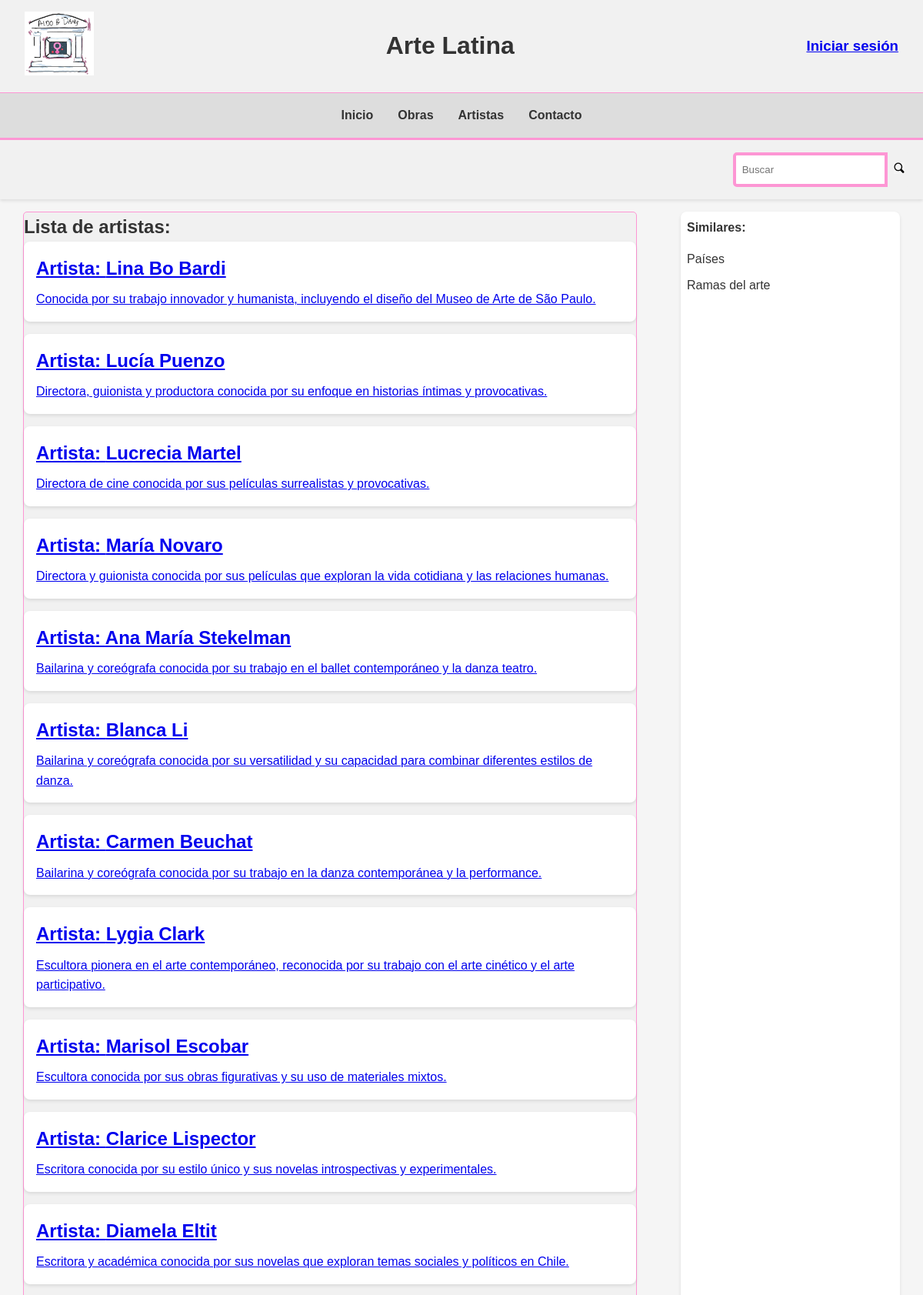
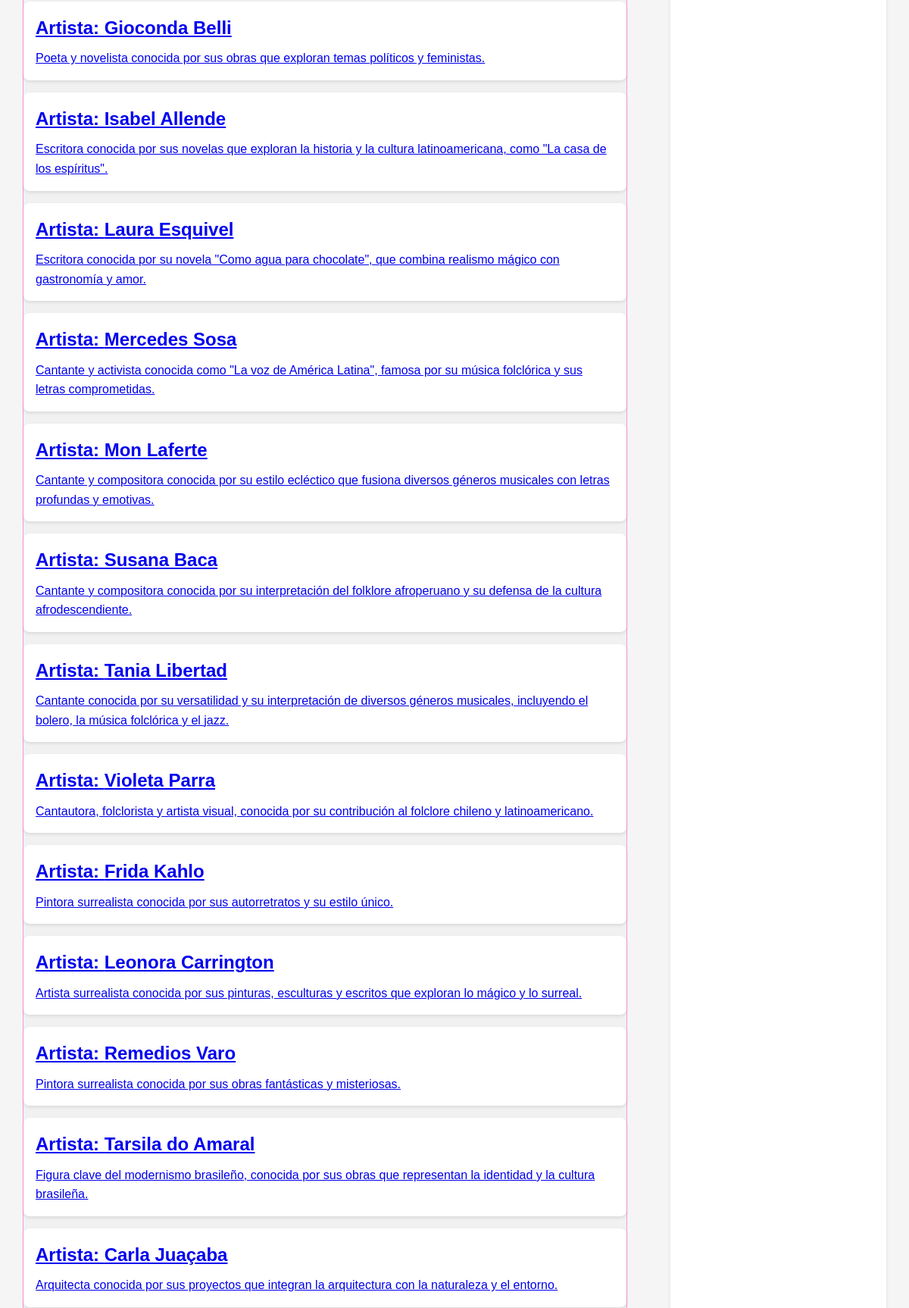
Page /artista.php (upper part) on the committed database (2 pictures, top to bottom).
### tables this page shows
CREATE TABLE artista (
    id_artista INT NOT NULL AUTO_INCREMENT PRIMARY KEY,
    nombre varchar(100),
    id_tipo_arte INT,
    fecha_nac DATE,
    id_pais INT,
    descripcion varchar(500)
);

### artista.php (the view, shortened to what this page needs)
<?php
    try{
        require_once 'includes/dbh-inc.php';
        $query = "SELECT * FROM artista";
        if(!empty($_GET["artista"])){
            $artista = $_GET["artista"];
            $query = $query . " WHERE nombre = ?;";
            $stmt = $pdo->prepare($query);
            $stmt->execute([$artista]);
            $respuesta = $stmt->fetch(PDO::FETCH_ASSOC);
            $query_pais = "SELECT nombre_pais FROM pais WHERE id_pais = ?";
            $stmt_pais = $pdo->prepare($query_pais);
            $stmt_pais->execute([$respuesta["id_pais"]]);
            $pais = $stmt_pais->fetch(PDO::FETCH_ASSOC);
            $query_arte = "SELECT tipo FROM tipo_arte WHERE id_tipo_arte = ?;";
            $stmt_arte = $pdo->prepare($query_arte);
            $stmt_arte->execute([$respuesta["id_tipo_arte"]]);
            $tipo = $stmt_arte->fetch(PDO::FETCH_ASSOC);
            $query_obra = "SELECT * FROM obra WHERE id_artista = ?;";
            $stmt_obra = $pdo->prepare($query_obra);
            $stmt_obra->execute([$respuesta["id_artista"]]);
            $obras = $stmt_obra->fetchAll(PDO::FETCH_ASSOC);
        }else {
            $query = $query . ";";
            $stmt = $pdo->prepare($query);
            $stmt->execute();
            $resultados = $stmt->fetchAll(PDO::FETCH_ASSOC);
        }
    }catch(PDOException $e){
        die("Query failed: " . $e->getMessage());
    }
?>
<!DOCTYPE html>
<html lang="es">
<head>
    <link rel="stylesheet" href="assets/styles/index-style-mobile.css">
    <link rel="stylesheet" href="assets/styles/index-style-tab.css" media="screen and (min-width: 600px)">
    <link rel="stylesheet" href="assets/styles/index-style-desktop.css" media="screen and (min-width: 820px)">
</head>
<body>
    <header>
        <div id="inicio">
            <div id="logo"><a href="./index.php"><img src="assets/images/logo.png" alt="Logo"></a></div>
            <h1>Arte Latina</h1>
            <div id="usuario">
                <?php
                    if (isset($_SESSION["id_usr"])){
                        echo "<h3>" . $_SESSION["fname_usr"] . "</h3>";
                        echo "<h4><a href='includes/logout.php'>" . "Cerrar sesión" . "</a></h4>";
                    }else{
                ?>
                <a href="login.php">
                    <h3>Iniciar sesión</h3>
                </a>
                <?php
                    }
                ?>
            </div>
        </div>
        <nav>
            <ul id="barra-principal">
                <li><a href="./index.php">Inicio</a></li>
                <li><a href="obra.php">Obras</a></li>
                <li><a href="artista.php">Artistas</a></li>
                <li><a href="./contacto.php">Contacto</a></li>
            </ul>
        </nav>
        <div class="search-option">
            <form action="search.php" method="get">
                <input type="search" name="busqueda" placeholder="Buscar">
                <button type="submit"><img src="assets/images/search-icon.png" alt="Buscar"></button>
            </form>
        </div>
    </header>
    <main>
        <div id="principal">
            <?php
                if(empty($_GET["artista"])){
                    echo "<h2>Lista de artistas:</h2>";
                    foreach($resultados as $elem){
                        echo "<a href='artista.php?artista=" . $elem["nombre"] . "'>";
                            echo "<div class='results'>";
                                echo "<h2>Artista: " . htmlspecialchars($elem["nombre"]) . "</h2>";
                                echo "<p>" . htmlspecialchars($elem["descripcion"]) . "</p>";
                            echo "</div>";
                        echo "</a>";
                    }
                }
            ?>
        </div>
        <div id="sidebar">
            <p>Similares:</p>
            <ul>
                <?php
                    if(empty($_GET["artista"])){
                        echo '<li><a href="pais.php">Países</a></li>';
                        echo '<li><a href="tipo.php">Ramas del arte</a></li>';
                    }else{
                        echo '<li><a href="pais.php?pais='.$pais["nombre_pais"].'">'.$pais["nombre_pais"].'</a></li>';
                        echo '<li><a href="tipo.php?tipo='.$tipo["tipo"].'">'.$tipo["tipo"].'</a></li>';
                    }
                ?>
            </ul>
        </div>
    </main>
</body>
</html>

### assets/styles/index-style-mobile.css (style rules this page uses)
* { box-sizing: border-box; margin: 0; padding: 0; }
:root { --primario: #97005B; --secundario: #fd96d4; --on-hover: #b6f8fd; --background: #f5f5f5; --text-color: #333; --header-bg: #0051ff; --footer-bg: #f1f1f1; --footer-border: #d484e4; --border-color: #ddd; --hover-bg: #e0e0e0; --transition: 0.5s; }
body { justify-content: center; min-height: 100vh; display: flex; flex-direction: column; justify-content: space-between; font-family: 'Urbanist', Arial, Helvetica, sans-serif; background-color: var(--background); color: var(--text-color); line-height: 1.6; }
header { background-color: var(--footer-bg); box-shadow: 0 2px 4px rgba(0,0,0,0.1); margin-bottom: 1rem; }
#inicio { display: flex; flex-direction: row; align-items: center; justify-content: space-between; padding: 1rem 2rem; }
#logo img { max-width: 90px; height: auto; }
#usuario h3, #usuario h4, #usuario a { margin: 0.2rem 0; }
nav { background-color: var(--border-color) }
nav ul { display: flex; list-style: none; justify-content: center; padding: 1rem 0; margin: 0; border-top: 1px solid var(--secundario); }
nav ul li { margin: 0 1rem; }
nav ul li a { text-decoration: none; color: var(--text-color); font-weight: bold; transition: color var(--transition); }
.search-option { padding: 1rem; display: flex; justify-content: flex-end; background-color: var(--footer-bg); border-top: 3px solid var(--secundario); }
.search-option form { display: flex; }
.search-option input[type="search"] { padding: 0.5rem; border: 4px solid var(--secundario); border-radius: 5px 0 0 5px; outline: none; }
.search-option button { background-color: var(--footer-bg); border: none; padding: 0.5rem; border-radius: 0 5px 5px 0; cursor: pointer; transition: background-color var(--transition); }
.search-option button img { height: 15px; }
main { width: 95vw; max-width: 1200px; margin: 0 auto; display: flex; flex-wrap: wrap; justify-content: space-between; }
#principal { flex: 0 0 70%; margin-bottom: 2rem; }
.results { background-color: #fff; padding: 1rem; border-radius: 8px; margin-bottom: 1rem; box-shadow: 0 2px 4px rgba(0, 0, 0, 0.1); transition: background-color var(--transition); }
.results h2 { margin-bottom: 0.5rem; }
#sidebar { flex: 0 0 25%; background-color: #fff; padding: 1rem; border-radius: 8px; box-shadow: 0 2px 4px rgba(0, 0, 0, 0.1); }
#sidebar p { font-weight: bold; margin-bottom: 1rem; }
#sidebar ul { list-style: none; padding: 0; }
#sidebar ul li { margin-bottom: 0.5rem; }
#sidebar ul li a { text-decoration: none; color: var(--text-color); transition: color var(--transition); }

### assets/styles/index-style-tab.css (style rules this page uses)
#principal { border: 1px solid var(--secundario); border-radius: 5px; background: var(--footer-bg); }

### assets/styles/index-style-desktop.css (style rules this page uses)
main { flex-direction: row; }
#principal { width: 65%; }
#sidebar { width: 30%; padding: 0.5rem; }
#inicio { height: 15vh; }
.search-option { height: 10vh; }
nav { padding: none; }

### rows in the picture
artista: nombre "Lina Bo Bardi", descripcion "Conocida por su trabajo innovador y humanista, incluyendo el diseño del Museo de Arte de São Paulo."
artista: nombre "Lucía Puenzo", descripcion "Directora, guionista y productora conocida por su enfoque en historias íntimas y provocativas."
artista: nombre "Lucrecia Martel", descripcion "Directora de cine conocida por sus películas surrealistas y provocativas."
artista: nombre "María Novaro", descripcion "Directora y guionista conocida por sus películas que exploran la vida cotidiana y las relaciones humanas."
artista: nombre "Ana María Stekelman", descripcion "Bailarina y coreógrafa conocida por su trabajo en el ballet contemporáneo y la danza teatro."
artista: nombre "Blanca Li", descripcion "Bailarina y coreógrafa conocida por su versatilidad y su capacidad para combinar diferentes estilos de danza."
artista: nombre "Carmen Beuchat", descripcion "Bailarina y coreógrafa conocida por su trabajo en la danza contemporánea y la performance."
artista: nombre "Lygia Clark", descripcion "Escultora pionera en el arte contemporáneo, reconocida por su trabajo con el arte cinético y el arte participativo."
artista: nombre "Marisol Escobar", descripcion "Escultora conocida por sus obras figurativas y su uso de materiales mixtos."
artista: nombre "Clarice Lispector", descripcion "Escritora conocida por su estilo único y sus novelas introspectivas y experimentales."
artista: nombre "Diamela Eltit", descripcion "Escritora y académica conocida por sus novelas que exploran temas sociales y políticos en Chile."
artista: nombre "Gioconda Belli", descripcion "Poeta y novelista conocida por sus obras que exploran temas políticos y feministas."
artista: nombre "Isabel Allende", descripcion "Escritora conocida por sus novelas que exploran la historia y la cultura latinoamericana, como \"La casa de los espíritus\"."
artista: nombre "Laura Esquivel", descripcion "Escritora conocida por su novela \"Como agua para chocolate\", que combina realismo mágico con gastronomía y amor."
artista: nombre "Mercedes Sosa", descripcion "Cantante y activista conocida como \"La voz de América Latina\", famosa por su música folclórica y sus letras comprometidas."
artista: nombre "Mon Laferte", descripcion "Cantante y compositora conocida por su estilo ecléctico que fusiona diversos géneros musicales con letras profundas y emotivas."
artista: nombre "Susana Baca", descripcion "Cantante y compositora conocida por su interpretación del folklore afroperuano y su defensa de la cultura afrodescendiente."
artista: nombre "Tania Libertad", descripcion "Cantante conocida por su versatilidad y su interpretación de diversos géneros musicales, incluyendo el bolero, la música folclórica y el jazz."
artista: nombre "Violeta Parra", descripcion "Cantautora, folclorista y artista visual, conocida por su contribución al folclore chileno y latinoamericano."
artista: nombre "Frida Kahlo", descripcion "Pintora surrealista conocida por sus autorretratos y su estilo único."
artista: nombre "Leonora Carrington", descripcion "Artista surrealista conocida por sus pinturas, esculturas y escritos que exploran lo mágico y lo surreal."
artista: nombre "Remedios Varo", descripcion "Pintora surrealista conocida por sus obras fantásticas y misteriosas."
artista: nombre "Tarsila do Amaral", descripcion "Figura clave del modernismo brasileño, conocida por sus obras que representan la identidad y la cultura brasileña."
artista: nombre "Carla Juaçaba", descripcion "Arquitecta conocida por sus proyectos que integran la arquitectura con la naturaleza y el entorno."
